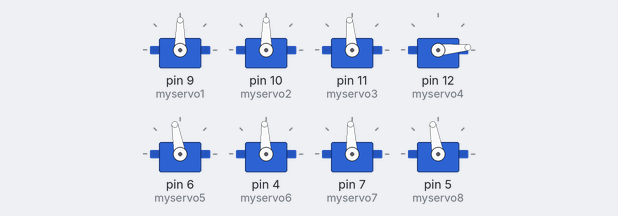
Simulated run of this sketch. Board: Arduino Uno, built with avr-gcc and run on an emulated ATmega328P. On the bench: 8 × servo.

Above: at 0.1 s.
At 5.6 s:
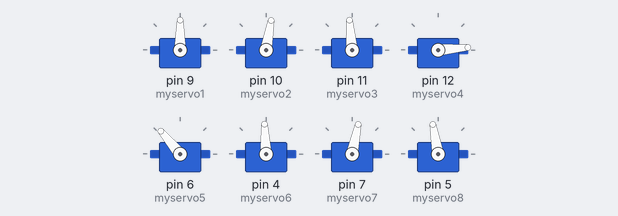
At 11.53 s:
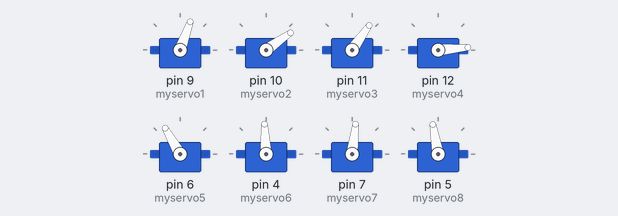
At 16.2 s:
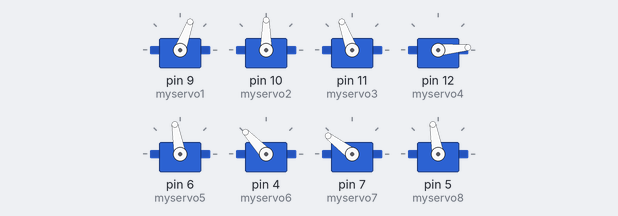
At 27.7 s:
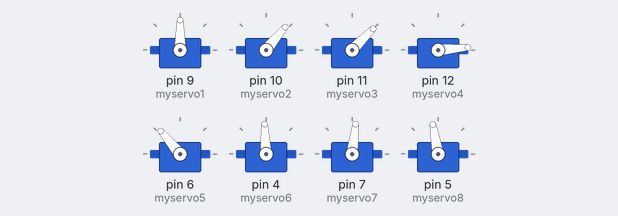
At 38.21 s:
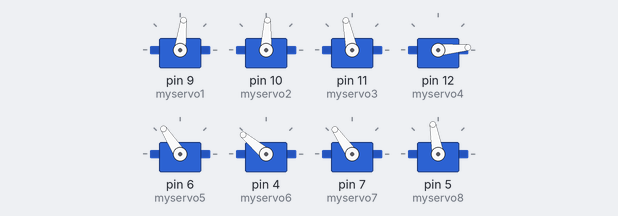
Timing chart, 0 to 40.0 s (numbered marks = the images above):
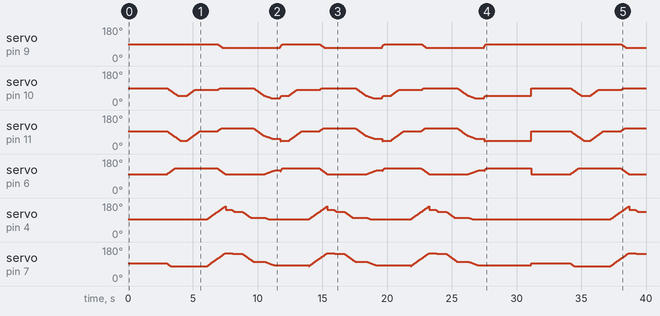

The sketch:

Walk4.ino
```cpp
#include <Servo.h>

Servo myservo1;
Servo myservo2;
Servo myservo3;
Servo myservo4;

Servo myservo5;
Servo myservo6;
Servo myservo7;
Servo myservo8;


//test
int pos0 = 90;


// White leg

//ankle joint
int pos1 = 90;

//knee joint
int pos2 = 90;

//thigh vertical
int pos3 = 95;

//thigh horizontal joint
int pos4 = 5;


//Grey Leg


//ankle joint
int pos5 = 100;

//knee joint
int pos6 = 93;

//thigh vertical
int pos7 = 93;

//thigh horizontal joint
int pos8 = 100;

void setup() {

  //ankle
  myservo1.attach(9);
  myservo2.attach(10);
  myservo3.attach(11);
  myservo4.attach(12);

  //grey ankle
  myservo5.attach(6);


  myservo6.attach(4);

  myservo7.attach(7);

  myservo8.attach(5);
}

void loop() {


  //STANDING POSITION

  //1

  //WHITE LEG
  //ankle
  myservo1.write(pos1);
  //knee
  myservo2.write(pos2);
  //thigh
  myservo3.write(pos3);
  //hip
  myservo4.write(pos4);

//GRAY LEG
//ankle
  myservo5.write(pos5);
  //knee
  myservo6.write(pos6);
  //thigh
  myservo7.write(pos7);
  //hip
  myservo8.write(pos8);

    delay(3000);


// INITIATE GAIT CYCLE

  for (pos0 = 0; pos0 <= 30; pos0 += 1) {
    //GRAY LEG
    //thigh
    if (pos0 <= 15){
    myservo7.write(pos7 - pos0);
    }
    //ankle
    if (pos0 <= 30){
    myservo5.write(pos5 + pos0);
    }

    //WHITE LEG
    //thigh
    myservo3.write(pos3 - pos0);
    //knee
    if (pos0 <= 30){
    myservo2.write(pos2 - pos0);
    }
    delay(20);
  }

  for (pos0 = 0; pos0 <= 20; pos0 += 1) {
    //WHITE LEG
    //thigh
    myservo3.write(pos3 - 30 - pos0);
    //knee
    if (pos0 <= 10){
    myservo2.write(pos2 - 30 - pos0);
    }
    delay(20);
  }

  delay(500);

  int steps = 0;
  while(steps <3){

    // START GAIT CYCLE   START GAIT CYCLE  START GAIT CYCLE  START GAIT CYCLE  START GAIT CYCLE  START GAIT CYCLE

  // INITIAL POS  INITIAL POS INITIAL POS INITIAL POS INITIAL POS INITIAL POS
  for (pos0 = 0; pos0 <= 50; pos0 += 1) {
    //WHITE LEG
    //thigh
    myservo3.write(pos3 - 50 + pos0);
    //knee
    if (pos0 <= 30){
    myservo2.write(pos2 - 40 + pos0);
    }
    delay(20);
  }

  delay(500);


  // GRAY LEG SWEEP GRAY LEG SWEEP  GRAY LEG SWEEP  GRAY LEG SWEEP  GRAY LEG SWEEP
  for (pos0 = 0; pos0 <= 40; pos0 += 1) {
    //GRAY LEG
    //thigh
    myservo7.write(pos7 - 15 + pos0);

    //knee
    myservo6.write(pos6 + pos0);
    delay(20);
  }
  for (pos0 = 0; pos0 <= 30; pos0 += 1) {
    //GRAY LEG
    //thigh
    myservo7.write(pos7 + 25 + pos0);

    //knee
    myservo6.write(pos6 + 40 + pos0);

    //ankle
    myservo5.write(pos5 + 30 -pos0);

    //WHITE LEG
    //thigh
    if (pos0 <= 15){
    myservo3.write(pos3 + pos0);
      }
    //knee
    if (pos0 <= 10){
    myservo2.write(pos2 - 10 + pos0);
    }
    //ankle
    if (pos0 <= 20){
    myservo1.write(pos1 - pos0);
    }
    delay(20);
  }
  for (pos0 = 0; pos0 <= 20; pos0 += 1) {
    //GRAY LEG
    //knee
    myservo6.write(pos6 + 70 - pos0);
  }
  delay(500);

  // FULL STEP FULL STEP FULL STEP FULL STEP FULL STEP FULL STEP FULL STEP
  for (pos0 = 0; pos0 <= 15; pos0 += 1) {
    //GRAY LEG
    //knee
    if (pos0 <= 10){
    myservo6.write(pos6 + 50 - pos0);
    }
    //thigh
    if (pos0 <= 5){
    myservo7.write(pos7 + 55 - pos0);
    }

    delay(20);
  }

  delay(500);


// INITIAL POS  INITIAL POS INITIAL POS INITIAL POS INITIAL POS INITIAL POS SWAP SWAP SWAP SWAP SWAP
  for (pos0 = 0; pos0 <= 40; pos0 += 1) {
    //GRAY LEG
    //thigh
    myservo7.write(pos7 + 50 - pos0);
    //knee
    if (pos0 <= 30){
    myservo6.write(pos6 + 40 - pos0);
    }
    delay(20);
  }


  // WHITE LEG SWEEP WHITE LEG SWEEP  WHITE LEG SWEEP  WHITE LEG SWEEP  WHITE LEG SWEEP
  for (pos0 = 0; pos0 <= 40; pos0 += 1) {

    //WHITE LEG
    //thigh
    myservo3.write(pos3 + 15 - pos0);

    //knee
    myservo2.write(pos2 - pos0);


    delay(20);
  }

  for (pos0 = 0; pos0 <= 30; pos0 += 1) {
    //GRAY LEG
    //thigh
    if (pos0 <= 20){
    myservo7.write(pos7 + 10 - pos0);
      }
    //knee
    if (pos0 <= 10){
    myservo6.write(pos6 + 10 - pos0);
    }
    //ankle
    if (pos0 <= 20){
    myservo5.write(pos5 + pos0);
    }
    delay(20);

    //WHITE LEG

    if (pos0 <= 15){
    //thigh
    myservo3.write(pos3 - 25 - pos0);

    //knee
    myservo2.write(pos2 - 40 - pos0);
    }

    delay(20);
  }
  for (pos0 = 0; pos0 <= 20; pos0 += 1) {
    //WHITE LEG
    //knee
    myservo2.write(pos2 - 70 + pos0);

  }

  // FULL STEP FULL STEP FULL STEP FULL STEP FULL STEP FULL STEP FULL STEP
  for (pos0 = 0; pos0 <= 15; pos0 += 1) {

    //WHITE LEG
        //ankle
    myservo1.write(pos1 - 15 + pos0);
    //knee
    if (pos0 <= 10){
    myservo2.write(pos2 - 50 + pos0);
    }
    //thigh
    if (pos0 <= 5){
    myservo3.write(pos3 - 55 + pos0);
    }

    //GRAY LEG
    //ankle
    if (pos0 <= 15){
    myservo5.write(pos5 + 15 + pos0);
    }
    delay(10);
  }

    steps++;
    delay(500);
  }

  delay(3000);
}
```
